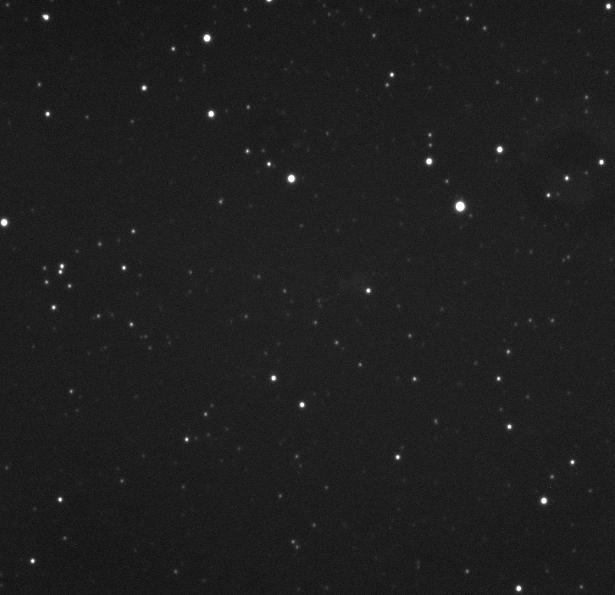
#> input picture photos/TIC308522539.01TOI5362.png, 615 x 595 px, found by its file name
$ python centroid.py
#> lines starting #> are read from the running program, lines starting #| are printed output that depends on the picture; after the words box and inside, x2 and y2 are one past the last pixel; in counts of white or black regions, pixels touching at a corner belong together
import numpy as np
import matplotlib.pyplot as plt
from scipy import ndimage
from skimage import measure
from PIL import Image

def find_star_centroids(image_path, threshold_factor=3, min_area=5, max_area=500):
    """
    Find weighted centroids of stars in an image.

    Parameters:
    - image_path: path to the star field image
    - threshold_factor: number of standard deviations above background for detection
    - min_area: minimum pixel area for a valid star
    - max_area: maximum pixel area to filter out artifacts

    Returns:
    - centroids: list of (x, y) centroid coordinates
    - intensities: list of total intensities for each star
    """
#> called with threshold_factor = 5, min_area = 5, max_area = 500

    # Load image and convert to grayscale
    img = Image.open(image_path).convert('L')
    img_array = np.array(img, dtype=float)

    # Calculate background statistics
    background_mean = np.median(img_array)
#> background_mean = 30
    background_std = np.std(img_array)
#> background_std = 9.89

    # Threshold: pixels above background + threshold_factor * std
    threshold = background_mean + threshold_factor * background_std
#> threshold = 79.43
    binary_img = img_array > threshold
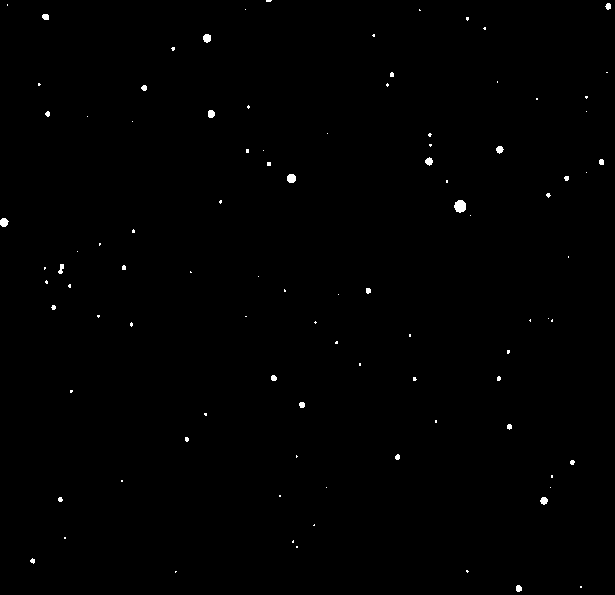
#> binary_img: shape (595, 615) bool; 0.38% white; 97 white regions (73 under 20 px), largest, box (x1, y1, x2, y2) and area: (454, 200, 466, 213) 121, (287, 174, 296, 183) 69, (0, 218, 9, 227) 61

    # Label connected components
    labeled_img, num_features = ndimage.label(binary_img)
#> labeled_img: shape (595, 615) int32; 98 distinct labels, from 0 to 97
#> num_features = 97

    centroids = []
    intensities = []

    # Process each detected blob
    for label_num in range(1, num_features + 1):
        # Get pixels belonging to this star
        star_mask = (labeled_img == label_num)
        area = np.sum(star_mask)

        # Filter by area to remove noise and artifacts
        if area < min_area or area > max_area:
            continue

        # Get coordinates and intensities of pixels in this blob
        y_coords, x_coords = np.where(star_mask)
        pixel_intensities = img_array[star_mask]

        # Calculate weighted centroid (center of mass)
        total_intensity = np.sum(pixel_intensities)
        x_centroid = np.sum(x_coords * pixel_intensities) / total_intensity
        y_centroid = np.sum(y_coords * pixel_intensities) / total_intensity

        centroids.append((x_centroid, y_centroid))
        intensities.append(total_intensity)
#> this loop made 97 passes
#> (area, total_intensity, x_centroid, y_centroid) on passes 2, 6, 9, 17, 21, 22, 29, 32, 33, 36, 37, 41: (31, 5221, 607.9, 5.88), (37, 6347, 45.34, 16.54), (58, 10848, 206.6, 37.72), (28, 4346, 143.7, 87.49), (48, 8247, 210.7, 113.5), (22, 3468, 47.24, 113.5), (44, 7819, 499.3, 149.1), (48, 8505, 428.6, 161), (27, 4697, 601, 161.6), (69, 12571, 291, 178.1), (21, 3175, 566.3, 177.8), (121, 22285, 459.7, 205.9)
#> pass 1, in find_star_centroids, `star_mask = (labeled_img == label_num)`:
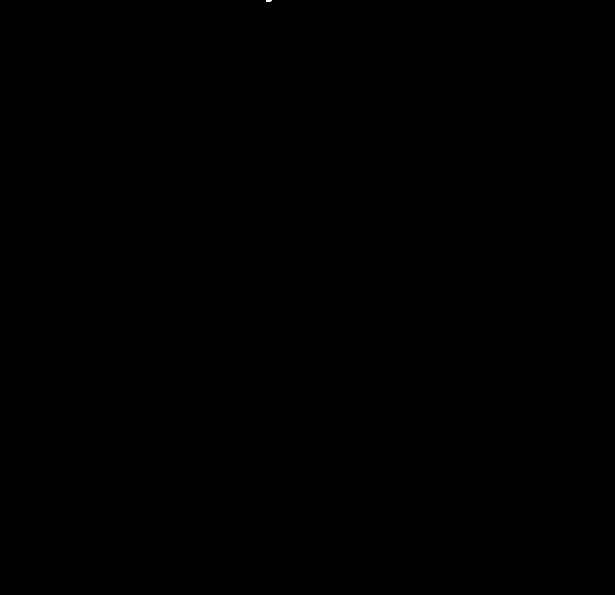
#> star_mask: shape (595, 615) bool; 0% white; 1 white region (1 under 20 px)
#> after the loop: star_mask: shape (595, 615) bool; 0% white in thin lines or dots, all inside (x1, y1, x2, y2) = (580, 586, 582, 588)
#> after the loop, centroids = 66 pairs, first value 3.62 to 607.9, second value 0.332 to 588; intensities = 66 values, max 22285 at index 28, min 460 at index 38, mean 3178

    return centroids, intensities, img_array

def visualize_results(img_array, centroids):
    """
    Visualize the image with detected centroids marked.
    """
    plt.figure(figsize=(12, 10))
    plt.imshow(img_array, cmap='gray')

    if centroids:
        x_coords, y_coords = zip(*centroids)
        plt.plot(x_coords, y_coords, 'r+', markersize=10, markeredgewidth=1.5)

    plt.title(f'Detected Stars: {len(centroids)} centroids')
    plt.colorbar(label='Intensity')
    plt.xlabel('X (pixels)')
    plt.ylabel('Y (pixels)')
    plt.show()

# Main execution
if __name__ == "__main__":
    image_path = "/Users/lundeencahilly/Desktop/github/samwise-startracker/photos/TIC308522539.01TOI5362.png"

    # Find centroids
    centroids, intensities, img_array = find_star_centroids(
        image_path,
        threshold_factor=5,
        min_area=5,
        max_area=500
    )

    print(f"Found {len(centroids)} stars")
#| Found 66 stars
    print("\nFirst 10 centroids (x, y) and their intensities:")
    for i, (centroid, intensity) in enumerate(zip(centroids[:10], intensities[:10])):
        print(f"Star {i+1}: x={centroid[0]:.2f}, y={centroid[1]:.2f}, intensity={intensity:.1f}")
#> this loop made 10 passes
#> (centroid, intensity) on passes 1 to 10: ((268.4, 0.332), 1745), ((607.9, 5.88), 5221), ((45.34, 16.54), 6347), ((467, 18.15), 1389), ((484.3, 27.94), 714), ((206.6, 37.72), 10848), ((373.3, 34.96), 736), ((172.8, 48.32), 1490), ((391.5, 74.25), 2812), ((38.74, 84.04), 698)
#| Star 1: x=268.42, y=0.33, intensity=1745.0
#| Star 2: x=607.92, y=5.88, intensity=5221.0
#| Star 3: x=45.34, y=16.54, intensity=6347.0
#| Star 4: x=467.03, y=18.15, intensity=1389.0
#| Star 5: x=484.27, y=27.94, intensity=714.0
#| Star 6: x=206.60, y=37.72, intensity=10848.0
#| Star 7: x=373.34, y=34.96, intensity=736.0
#| Star 8: x=172.77, y=48.32, intensity=1490.0
#> (further printed lines are left out)

    # Visualize
    visualize_results(img_array, centroids)
#> in visualize_results, `x_coords, y_coords = zip(*centroids)`: x_coords = 66 values, max 607.9 at index 1, min 3.62 at index 29, mean 309.6; y_coords = 66 values, max 588 at index 65, min 0.332 at index 0, mean 258.6
#> in visualize_results, `plt.show()`:
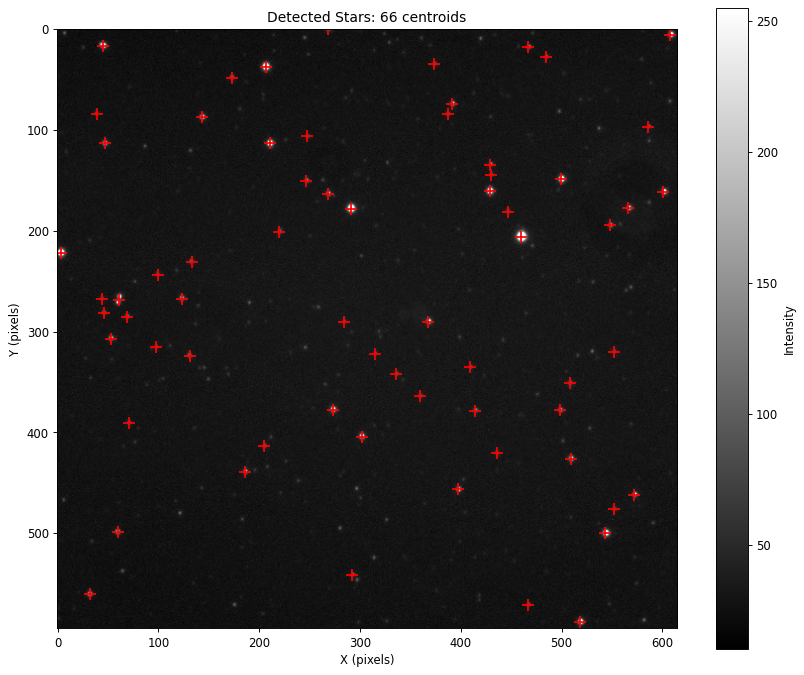
#> figure drawn by matplotlib, 2 panels

    # Optionally save centroids to file
    np.savetxt('star_centroids.txt', centroids,
               header='x_centroid y_centroid',
               fmt='%.3f')

$ run again, with photos/TOI3849.png copied over photos/TIC308522539.01TOI5362.png
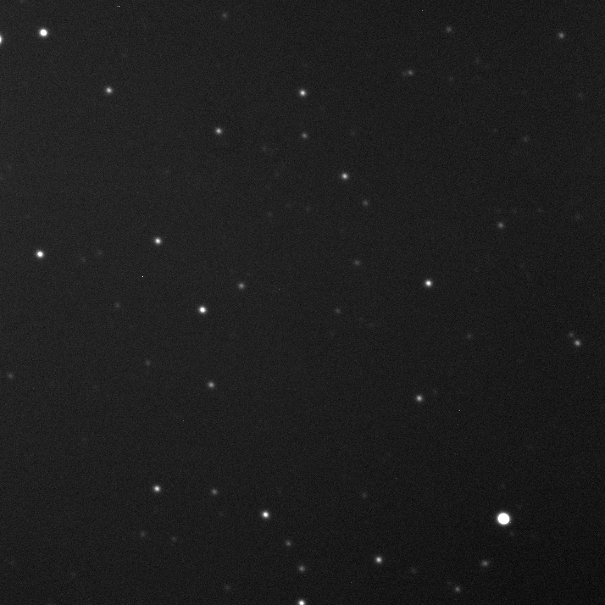
#> input picture photos/TOI3849.png, 605 x 605 px, found by its file name
#> background_mean = 30
#> background_std = 8.91
#> threshold = 74.55
#> in find_star_centroids, `binary_img = img_array > threshold`:
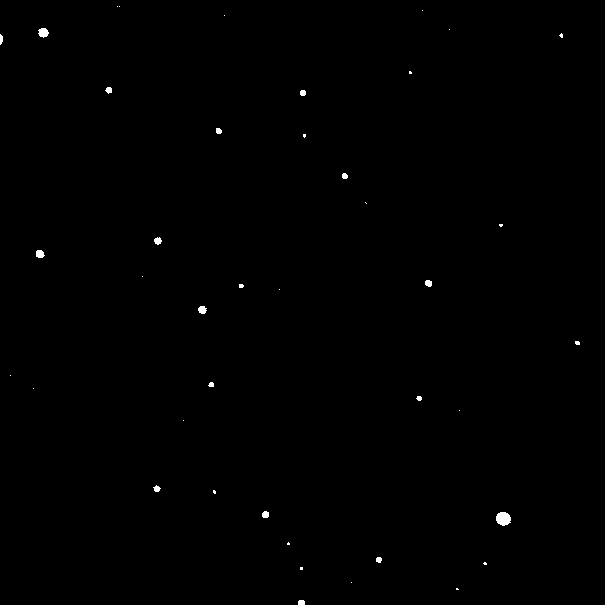
#> binary_img: shape (605, 605) bool; 0.25% white; 41 white regions (24 under 20 px), largest, box (x1, y1, x2, y2) and area: (496, 512, 511, 526) 164, (38, 28, 49, 38) 79, (36, 250, 45, 258) 58
#> labeled_img: shape (605, 605) int32; 43 distinct labels, from 0 to 42
#> num_features = 42
#> the loop in find_star_centroids, `for label_num in range(1, num_features + 1):` made 42 passes
#> (area, total_intensity, x_centroid, y_centroid) on passes 5, 8, 10, 11, 12, 14, 18, 19: (79, 12763, 42.99, 32.19), (26, 3520, 0.616, 38.95), (35, 4220, 108.5, 89.74), (32, 4161, 302.4, 92.48), (31, 3487, 218.3, 130.5), (30, 3594, 344.4, 175.7), (45, 5699, 157.4, 240.5), (58, 8589, 39.53, 253.6)
#> after the loop in find_star_centroids, `for label_num in range(1, num_features + 1):`: centroids = 28 pairs, first value 0.616 to 577, second value 32.19 to 602.3; intensities = 28 values, max 32306 at index 21, min 427 at index 26, mean 4552.1
#| Found 28 stars
#> the loop `for i, (centroid, intensity) in enumerate(zip(centroids[:10], intensit..` made 10 passes
#> (centroid, intensity) on passes 1 to 8: ((42.99, 32.19), 12763), ((560.9, 35.13), 1153), ((0.616, 38.95), 3520), ((409.9, 72.14), 653), ((108.5, 89.74), 4220), ((302.4, 92.48), 4161), ((218.3, 130.5), 3487), ((304, 135.2), 913)
#> (printed output is left out)
#> in visualize_results, `x_coords, y_coords = zip(*centroids)`: x_coords = 28 values, max 577 at index 15, min 0.616 at index 2, mean 300.6; y_coords = 28 values from 32.19 to 602.3
#> in visualize_results, `plt.show()`:
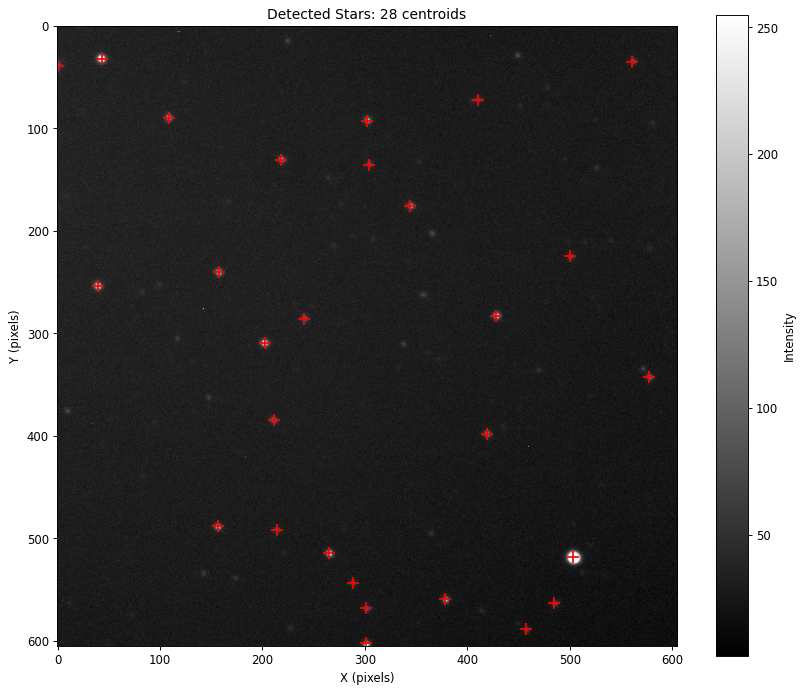
#> figure drawn by matplotlib, 2 panels
